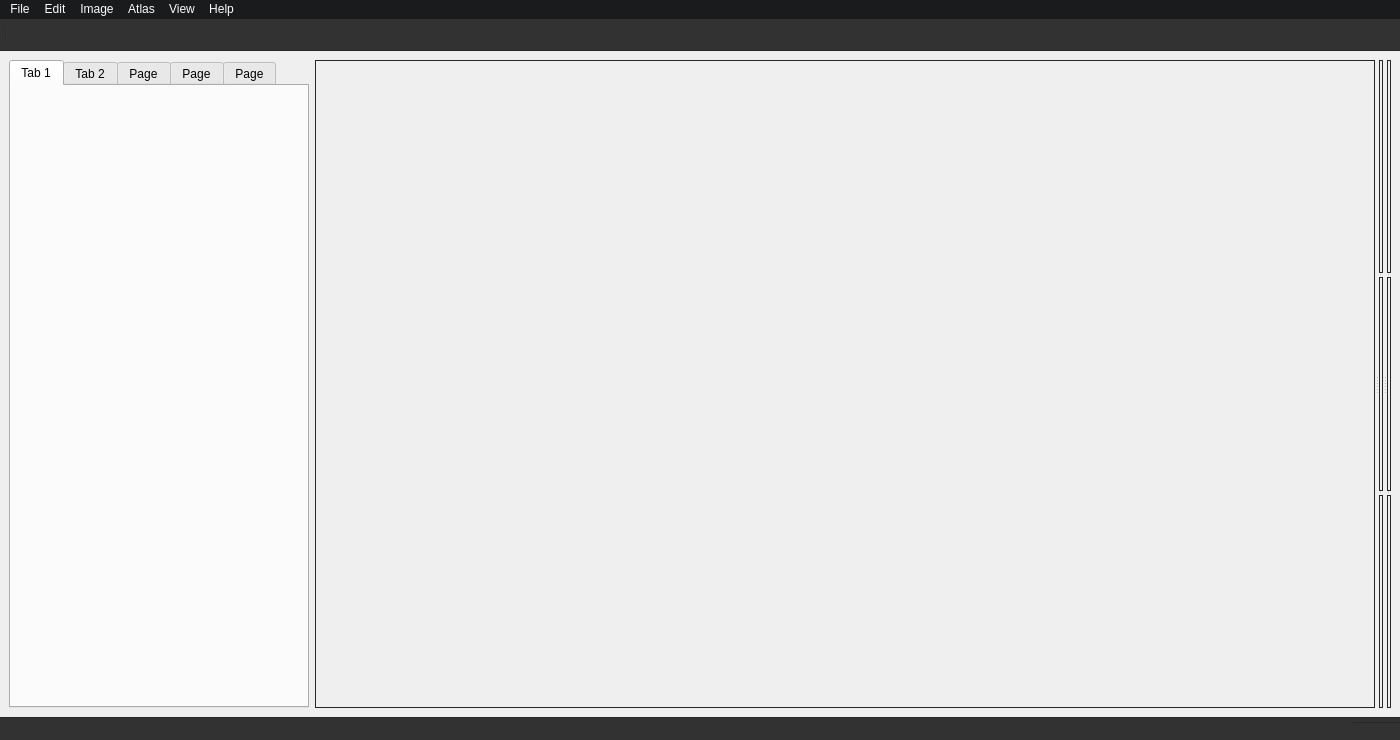
<?xml version="1.0" encoding="UTF-8"?>
<ui version="4.0">
 <class>MainWindow</class>
 <widget class="QMainWindow" name="MainWindow">
  <property name="geometry">
   <rect>
    <x>0</x>
    <y>0</y>
    <width>1400</width>
    <height>740</height>
   </rect>
  </property>
  <property name="windowTitle">
   <string>MainWindow</string>
  </property>
  <property name="styleSheet">
   <string notr="true"/>
  </property>
  <widget class="QWidget" name="centralwidget">
   <property name="styleSheet">
    <string notr="true"/>
   </property>
   <layout class="QGridLayout" name="gridLayout">
    <item row="0" column="0">
     <widget class="QTabWidget" name="sidebar">
      <property name="minimumSize">
       <size>
        <width>300</width>
        <height>0</height>
       </size>
      </property>
      <property name="maximumSize">
       <size>
        <width>300</width>
        <height>16777215</height>
       </size>
      </property>
      <property name="styleSheet">
       <string notr="true"/>
      </property>
      <property name="tabPosition">
       <enum>QTabWidget::North</enum>
      </property>
      <property name="currentIndex">
       <number>0</number>
      </property>
      <widget class="QWidget" name="atlascontrolpanel">
       <property name="styleSheet">
        <string notr="true"/>
       </property>
       <attribute name="title">
        <string>Tab 1</string>
       </attribute>
      </widget>
      <widget class="QWidget" name="treeviewpanel">
       <attribute name="title">
        <string>Tab 2</string>
       </attribute>
      </widget>
      <widget class="QWidget" name="imagecontrolpanel">
       <attribute name="title">
        <string>Page</string>
       </attribute>
      </widget>
      <widget class="QWidget" name="layerpanel">
       <attribute name="title">
        <string>Page</string>
       </attribute>
      </widget>
      <widget class="QWidget" name="probecontrolpanel">
       <attribute name="title">
        <string>Page</string>
       </attribute>
      </widget>
     </widget>
    </item>
    <item row="0" column="1">
     <widget class="QSplitter" name="splitter_3">
      <property name="orientation">
       <enum>Qt::Horizontal</enum>
      </property>
      <widget class="QFrame" name="sliceframe">
       <property name="minimumSize">
        <size>
         <width>30</width>
         <height>0</height>
        </size>
       </property>
       <property name="styleSheet">
        <string notr="true">border: 1px solid rgb(39, 39, 39);</string>
       </property>
       <property name="frameShape">
        <enum>QFrame::StyledPanel</enum>
       </property>
       <property name="frameShadow">
        <enum>QFrame::Raised</enum>
       </property>
      </widget>
      <widget class="QSplitter" name="splitter">
       <property name="orientation">
        <enum>Qt::Vertical</enum>
       </property>
       <widget class="QFrame" name="coronalframe">
        <property name="styleSheet">
         <string notr="true">border: 1px solid rgb(39, 39, 39);</string>
        </property>
        <property name="frameShape">
         <enum>QFrame::StyledPanel</enum>
        </property>
        <property name="frameShadow">
         <enum>QFrame::Raised</enum>
        </property>
       </widget>
       <widget class="QFrame" name="sagitalframe">
        <property name="styleSheet">
         <string notr="true">border: 1px solid rgb(39, 39, 39);</string>
        </property>
        <property name="frameShape">
         <enum>QFrame::StyledPanel</enum>
        </property>
        <property name="frameShadow">
         <enum>QFrame::Raised</enum>
        </property>
       </widget>
       <widget class="QFrame" name="horizontalframe">
        <property name="styleSheet">
         <string notr="true">border: 1px solid rgb(39, 39, 39);</string>
        </property>
        <property name="frameShape">
         <enum>QFrame::StyledPanel</enum>
        </property>
        <property name="frameShadow">
         <enum>QFrame::Raised</enum>
        </property>
       </widget>
      </widget>
      <widget class="QSplitter" name="splitter_2">
       <property name="orientation">
        <enum>Qt::Vertical</enum>
       </property>
       <widget class="QFrame" name="sagitalcopyframe">
        <property name="styleSheet">
         <string notr="true">border: 1px solid rgb(39, 39, 39);</string>
        </property>
        <property name="frameShape">
         <enum>QFrame::StyledPanel</enum>
        </property>
        <property name="frameShadow">
         <enum>QFrame::Raised</enum>
        </property>
       </widget>
       <widget class="QFrame" name="histview">
        <property name="styleSheet">
         <string notr="true">border: 1px solid rgb(39, 39, 39);</string>
        </property>
        <property name="frameShape">
         <enum>QFrame::StyledPanel</enum>
        </property>
        <property name="frameShadow">
         <enum>QFrame::Raised</enum>
        </property>
       </widget>
       <widget class="GLViewWidget" name="view3d" native="true">
        <property name="autoFillBackground">
         <bool>false</bool>
        </property>
        <property name="styleSheet">
         <string notr="true">border: 1px solid rgb(39, 39, 39);</string>
        </property>
       </widget>
      </widget>
     </widget>
    </item>
   </layout>
  </widget>
  <widget class="QStatusBar" name="statusbar">
   <property name="styleSheet">
    <string notr="true">background-color: rgb(50, 50, 50);
color: rgb(255, 255, 255);
border-top: 1px solid #272727;
padding-left: 30px;
</string>
   </property>
  </widget>
  <widget class="QMenuBar" name="menuBar">
   <property name="geometry">
    <rect>
     <x>0</x>
     <y>0</y>
     <width>1400</width>
     <height>21</height>
    </rect>
   </property>
   <property name="styleSheet">
    <string notr="true">background-color: rgb(25, 27, 29);
color: rgb(254, 252, 255);
border-bottom-color: rgb(37, 37, 37);
selection-background-color: qlineargradient(spread:pad, x1:0, y1:0, x2:0, y2:1, stop:0 rgba(0, 83, 185, 255), stop:1 rgba(0, 49, 104, 255));
selection-color: rgb(255, 255, 255);</string>
   </property>
   <property name="nativeMenuBar">
    <bool>false</bool>
   </property>
   <widget class="QMenu" name="menuFile">
    <property name="styleSheet">
     <string notr="true">color: rgb(255, 255, 255);
background-color: qlineargradient(spread:pad, x1:1, y1:1, x2:1, y2:0, stop:0 rgba(42, 49, 53, 255), stop:1 rgba(85, 85, 88, 255));
selection-color: rgb(255, 255, 255);
selection-background-color: rgb(63, 124, 234);
border-color: rgb(75, 78, 84);</string>
    </property>
    <property name="title">
     <string>File</string>
    </property>
    <widget class="QMenu" name="menuSave_Operating_Data">
     <property name="title">
      <string>Save Layer</string>
     </property>
     <addaction name="actionCurrent_Layer"/>
     <addaction name="actionAll_Layer"/>
    </widget>
    <widget class="QMenu" name="menuSave_Object">
     <property name="title">
      <string>Save Object</string>
     </property>
     <addaction name="actionSave_Current"/>
     <addaction name="actionSave_Probes"/>
     <addaction name="actionSave_Virus"/>
     <addaction name="actionSave_Cells"/>
     <addaction name="actionSave_Contours"/>
     <addaction name="actionSave_Drawings"/>
    </widget>
    <addaction name="actionAtlas"/>
    <addaction name="actionSingle_Image"/>
    <addaction name="separator"/>
    <addaction name="actionSave_Project"/>
    <addaction name="menuSave_Operating_Data"/>
    <addaction name="menuSave_Object"/>
    <addaction name="separator"/>
    <addaction name="actionLoad_Project"/>
    <addaction name="actionLoad_Layers"/>
    <addaction name="actionLoad_Objects"/>
   </widget>
   <widget class="QMenu" name="menuEdit">
    <property name="styleSheet">
     <string notr="true">color: rgb(255, 255, 255);
background-color: qlineargradient(spread:pad, x1:1, y1:1, x2:1, y2:0, stop:0 rgba(42, 49, 53, 255), stop:1 rgba(85, 85, 88, 255));
selection-color: rgb(255, 255, 255);
selection-background-color: rgb(63, 124, 234);
border-color: rgb(75, 78, 84);</string>
    </property>
    <property name="title">
     <string>Edit</string>
    </property>
    <widget class="QMenu" name="menuTranslation">
     <property name="title">
      <string>Translation</string>
     </property>
     <addaction name="actionUp"/>
     <addaction name="actionDown"/>
     <addaction name="actionLeft"/>
     <addaction name="actionRight"/>
     <addaction name="actionDistance"/>
    </widget>
    <widget class="QMenu" name="menuRotation">
     <property name="title">
      <string>Rotation</string>
     </property>
     <addaction name="actionClockwise"/>
     <addaction name="actionCounter_Clockwise"/>
     <addaction name="actionAngle"/>
    </widget>
    <addaction name="actionUndo"/>
    <addaction name="actionRedo"/>
    <addaction name="separator"/>
    <addaction name="menuTranslation"/>
    <addaction name="menuRotation"/>
    <addaction name="separator"/>
    <addaction name="actionClear"/>
   </widget>
   <widget class="QMenu" name="menuImage">
    <property name="styleSheet">
     <string notr="true">color: rgb(255, 255, 255);
background-color: qlineargradient(spread:pad, x1:1, y1:1, x2:1, y2:0, stop:0 rgba(42, 49, 53, 255), stop:1 rgba(85, 85, 88, 255));
selection-color: rgb(255, 255, 255);
selection-background-color: rgb(63, 124, 234);
border-color: rgb(75, 78, 84);</string>
    </property>
    <property name="title">
     <string>Image</string>
    </property>
    <addaction name="action180"/>
    <addaction name="action90_Clockwise"/>
    <addaction name="action90_Counter_Clockwise"/>
    <addaction name="action1_Clockwise"/>
    <addaction name="action1_Counter_Clockwise"/>
    <addaction name="separator"/>
    <addaction name="actionFlip_Horizontal"/>
    <addaction name="actionFlip_Vertical"/>
    <addaction name="separator"/>
    <addaction name="actionHide"/>
    <addaction name="actionProcess_Image"/>
    <addaction name="actionCut"/>
    <addaction name="actionReset_Image"/>
   </widget>
   <widget class="QMenu" name="menuAtlas">
    <property name="styleSheet">
     <string notr="true">color: rgb(255, 255, 255);
background-color: qlineargradient(spread:pad, x1:1, y1:1, x2:1, y2:0, stop:0 rgba(42, 49, 53, 255), stop:1 rgba(85, 85, 88, 255));
selection-color: rgb(255, 255, 255);
selection-background-color: rgb(63, 124, 234);
border-color: rgb(75, 78, 84);</string>
    </property>
    <property name="title">
     <string>Atlas</string>
    </property>
    <addaction name="actionDownload"/>
    <addaction name="actionDownload_Allen_Mice_Atlas"/>
    <addaction name="separator"/>
    <addaction name="actionAtlas_Processor"/>
    <addaction name="separator"/>
    <addaction name="actionSave_Triangulation_Points"/>
    <addaction name="actionLoad_Triangulation_Points"/>
    <addaction name="separator"/>
    <addaction name="actionLoad_Image_Atlas"/>
    <addaction name="actionRegister_Slice_Info"/>
    <addaction name="actionCreate_Slice_Layer"/>
    <addaction name="actionCrop"/>
    <addaction name="actionBregma_Picker"/>
    <addaction name="actionSave_Slice"/>
    <addaction name="actionMerge_Slices"/>
    <addaction name="separator"/>
    <addaction name="actionSwitch_Atlas"/>
   </widget>
   <widget class="QMenu" name="menuView">
    <property name="styleSheet">
     <string notr="true">color: rgb(255, 255, 255);
background-color: qlineargradient(spread:pad, x1:1, y1:1, x2:1, y2:0, stop:0 rgba(42, 49, 53, 255), stop:1 rgba(85, 85, 88, 255));
selection-color: rgb(255, 255, 255);
selection-background-color: rgb(63, 124, 234);
border-color: rgb(75, 78, 84);</string>
    </property>
    <property name="title">
     <string>View</string>
    </property>
    <widget class="QMenu" name="menu2_Windows">
     <property name="title">
      <string>2 Windows</string>
     </property>
     <addaction name="actionVolume_Histology"/>
     <addaction name="actionSlice_Histology"/>
    </widget>
    <addaction name="actionCoronal_Window"/>
    <addaction name="actionSagital_Window"/>
    <addaction name="actionHorizontal_Window"/>
    <addaction name="action3D_Window"/>
    <addaction name="actionImage_Window"/>
    <addaction name="separator"/>
    <addaction name="menu2_Windows"/>
    <addaction name="action4_Windows"/>
    <addaction name="separator"/>
    <addaction name="actionShow_Grids"/>
    <addaction name="actionHide_Grids"/>
   </widget>
   <widget class="QMenu" name="menuHelp">
    <property name="styleSheet">
     <string notr="true">color: rgb(255, 255, 255);
background-color: qlineargradient(spread:pad, x1:1, y1:1, x2:1, y2:0, stop:0 rgba(42, 49, 53, 255), stop:1 rgba(85, 85, 88, 255));
selection-color: rgb(255, 255, 255);
selection-background-color: rgb(63, 124, 234);
border-color: rgb(75, 78, 84);</string>
    </property>
    <property name="title">
     <string>Help</string>
    </property>
    <addaction name="actionAbout_HERBS"/>
   </widget>
   <addaction name="menuFile"/>
   <addaction name="menuEdit"/>
   <addaction name="menuImage"/>
   <addaction name="menuAtlas"/>
   <addaction name="menuView"/>
   <addaction name="menuHelp"/>
  </widget>
  <widget class="QToolBar" name="toolbar">
   <property name="minimumSize">
    <size>
     <width>0</width>
     <height>32</height>
    </size>
   </property>
   <property name="maximumSize">
    <size>
     <width>16777215</width>
     <height>32</height>
    </size>
   </property>
   <property name="windowTitle">
    <string>Tool Bar</string>
   </property>
   <property name="styleSheet">
    <string notr="true">color: rgb(255, 255, 255);
background-color: rgb(50, 50, 50);
border-top: None;
border-left: None;
border-right: None;
border-bottom: 1px solid #272727;
selection-color: rgb(50, 50, 50);
selection-background-color: rgb(50, 50, 50);</string>
   </property>
   <property name="movable">
    <bool>false</bool>
   </property>
   <attribute name="toolBarArea">
    <enum>TopToolBarArea</enum>
   </attribute>
   <attribute name="toolBarBreak">
    <bool>false</bool>
   </attribute>
   <addaction name="separator"/>
  </widget>
  <action name="action_File">
   <property name="text">
    <string>&amp;File</string>
   </property>
  </action>
  <action name="action_Open">
   <property name="text">
    <string>&amp;Open</string>
   </property>
  </action>
  <action name="actionImage">
   <property name="text">
    <string>Image</string>
   </property>
  </action>
  <action name="actionAtlas">
   <property name="text">
    <string>Load Atlas ...</string>
   </property>
  </action>
  <action name="actionSingle_Image">
   <property name="text">
    <string>Load Image ...</string>
   </property>
  </action>
  <action name="actionSave_Project">
   <property name="text">
    <string>Save Project</string>
   </property>
  </action>
  <action name="actionUndo">
   <property name="text">
    <string>Undo</string>
   </property>
  </action>
  <action name="actionRedo">
   <property name="text">
    <string>Redo</string>
   </property>
  </action>
  <action name="action180">
   <property name="text">
    <string>180</string>
   </property>
  </action>
  <action name="action90_Clockwise">
   <property name="text">
    <string>90 Clockwise</string>
   </property>
  </action>
  <action name="action90_Counter_Clockwise">
   <property name="text">
    <string>90 Counter Clockwise</string>
   </property>
  </action>
  <action name="actionFlip_Horizontal">
   <property name="text">
    <string>Flip Horizontal</string>
   </property>
  </action>
  <action name="actionFlip_Vertical">
   <property name="text">
    <string>Flip Vertical</string>
   </property>
  </action>
  <action name="actionDownload">
   <property name="enabled">
    <bool>true</bool>
   </property>
   <property name="text">
    <string>Download Waxholm Rat Atlas ...</string>
   </property>
   <property name="toolTip">
    <string>Download  and Process Waxholm Rat Atlas</string>
   </property>
  </action>
  <action name="actionRegister_Slice_Info">
   <property name="text">
    <string>Register Slice Info ...</string>
   </property>
  </action>
  <action name="actionAbout_HERBS">
   <property name="text">
    <string>About HERBS</string>
   </property>
  </action>
  <action name="actionSave_Slice">
   <property name="text">
    <string>Save Processed Slice ...</string>
   </property>
  </action>
  <action name="actionCoronal_Window">
   <property name="text">
    <string>Coronal Window</string>
   </property>
  </action>
  <action name="actionSagital_Window">
   <property name="text">
    <string>Sagital Window</string>
   </property>
  </action>
  <action name="actionHorizontal_Window">
   <property name="text">
    <string>Horizontal Window</string>
   </property>
  </action>
  <action name="action3D_Window">
   <property name="text">
    <string>3D Window</string>
   </property>
  </action>
  <action name="actionImage_Window">
   <property name="text">
    <string>Image Window</string>
   </property>
  </action>
  <action name="action4_Windows">
   <property name="text">
    <string>4 Windows</string>
   </property>
  </action>
  <action name="actionProcess_Image">
   <property name="text">
    <string>Process</string>
   </property>
  </action>
  <action name="actionReset_Image">
   <property name="text">
    <string>Reset</string>
   </property>
  </action>
  <action name="actionAtlas_Processor">
   <property name="text">
    <string>Atlas Processor</string>
   </property>
   <property name="toolTip">
    <string>Atlas Processor for other Atlas</string>
   </property>
  </action>
  <action name="actionSave_Overlay_Image">
   <property name="text">
    <string>Overlay Image</string>
   </property>
  </action>
  <action name="actionSave_Processed_Image">
   <property name="text">
    <string>Processed Image</string>
   </property>
  </action>
  <action name="actionSave_Mask_Image">
   <property name="text">
    <string>Mask Image</string>
   </property>
  </action>
  <action name="actionSave_Current">
   <property name="text">
    <string>Current</string>
   </property>
  </action>
  <action name="actionSave_Probes">
   <property name="text">
    <string>Probes</string>
   </property>
  </action>
  <action name="actionSave_Virus">
   <property name="text">
    <string>Virus</string>
   </property>
  </action>
  <action name="actionSave_Cells">
   <property name="text">
    <string>Cells</string>
   </property>
  </action>
  <action name="actionSave_Contours">
   <property name="text">
    <string>Contours</string>
   </property>
  </action>
  <action name="actionSave_Drawings">
   <property name="text">
    <string>Drawings</string>
   </property>
  </action>
  <action name="actionLoad_Project">
   <property name="text">
    <string>Load Project</string>
   </property>
  </action>
  <action name="actionLoad_Objects">
   <property name="text">
    <string>Load Objects</string>
   </property>
  </action>
  <action name="actionOverlay_Image_2">
   <property name="text">
    <string>Overlay Image</string>
   </property>
  </action>
  <action name="actionMask_Image_2">
   <property name="text">
    <string>Mask Image</string>
   </property>
  </action>
  <action name="actionSave_Triangulation_Points">
   <property name="text">
    <string>Save Triangulation Points ...</string>
   </property>
  </action>
  <action name="actionLoad_Triangulation_Points">
   <property name="text">
    <string>Load Triangulation Points ...</string>
   </property>
  </action>
  <action name="actionUp">
   <property name="text">
    <string>Up</string>
   </property>
  </action>
  <action name="actionDown">
   <property name="text">
    <string>Down</string>
   </property>
  </action>
  <action name="actionLeft">
   <property name="text">
    <string>Left</string>
   </property>
  </action>
  <action name="actionRight">
   <property name="text">
    <string>Right</string>
   </property>
  </action>
  <action name="actionDistance">
   <property name="text">
    <string>Distance Setting</string>
   </property>
  </action>
  <action name="actionClockwise">
   <property name="text">
    <string>Clockwise</string>
   </property>
  </action>
  <action name="actionCounter_Clockwise">
   <property name="text">
    <string>Counter Clockwise</string>
   </property>
  </action>
  <action name="actionAngle">
   <property name="text">
    <string>Angle Setting</string>
   </property>
  </action>
  <action name="action1_Clockwise">
   <property name="text">
    <string>1 Clockwise</string>
   </property>
  </action>
  <action name="action1_Counter_Clockwise">
   <property name="text">
    <string>1 Counter Clockwise</string>
   </property>
  </action>
  <action name="actionShow_Grids">
   <property name="text">
    <string>Show Grids</string>
   </property>
  </action>
  <action name="actionHide_Grids">
   <property name="text">
    <string>Hide Grids</string>
   </property>
  </action>
  <action name="actionLoad_Image_Atlas">
   <property name="text">
    <string>Load Slice ...</string>
   </property>
   <property name="toolTip">
    <string>Load Image as Atlas Slice</string>
   </property>
  </action>
  <action name="actionMerge_Slices">
   <property name="enabled">
    <bool>false</bool>
   </property>
   <property name="text">
    <string>Merge Slices</string>
   </property>
   <property name="toolTip">
    <string>Currently not valid</string>
   </property>
  </action>
  <action name="actionCut">
   <property name="text">
    <string>Crop</string>
   </property>
  </action>
  <action name="actionClear">
   <property name="text">
    <string>Clear</string>
   </property>
  </action>
  <action name="actionProcess_Slice">
   <property name="text">
    <string>Process Slice</string>
   </property>
  </action>
  <action name="actionHide">
   <property name="text">
    <string>Hide</string>
   </property>
  </action>
  <action name="actionCrop">
   <property name="text">
    <string>Crop</string>
   </property>
   <property name="toolTip">
    <string>Crop off the area not slected</string>
   </property>
  </action>
  <action name="actionBlock_Volume_Atlas">
   <property name="text">
    <string>Block Volume Atlas</string>
   </property>
  </action>
  <action name="actionSwitch_Atlas">
   <property name="text">
    <string>Switch Atlas: Volume</string>
   </property>
   <property name="toolTip">
    <string>Switch between Volume Atlas and Slice Atlas</string>
   </property>
  </action>
  <action name="actionBregma_Picker">
   <property name="text">
    <string>Bregma Picker</string>
   </property>
   <property name="toolTip">
    <string>Check to slecte the location of Bregma</string>
   </property>
  </action>
  <action name="actionVolume_Histology">
   <property name="text">
    <string>Volume + Histology</string>
   </property>
  </action>
  <action name="actionSlice_Histology">
   <property name="text">
    <string>Slice + Histology</string>
   </property>
  </action>
  <action name="actionCreate_Slice_Layer">
   <property name="text">
    <string>Create Slice Layer</string>
   </property>
  </action>
  <action name="actionLoad_Layers">
   <property name="text">
    <string>Load Layers</string>
   </property>
  </action>
  <action name="actionData_Layer">
   <property name="text">
    <string>Data Layer</string>
   </property>
  </action>
  <action name="actionAll_Layer">
   <property name="text">
    <string>All Layers</string>
   </property>
  </action>
  <action name="actionCurrent_Layer">
   <property name="text">
    <string>Current Layer</string>
   </property>
  </action>
  <action name="actionDownload_Allen_Mice_Atlas">
   <property name="text">
    <string>Download Allen Mice Atlas</string>
   </property>
  </action>
 </widget>
 <customwidgets>
  <customwidget>
   <class>GLViewWidget</class>
   <extends>QWidget</extends>
   <header>pyqtgraph.opengl</header>
   <container>1</container>
  </customwidget>
 </customwidgets>
 <resources/>
 <connections/>
</ui>
